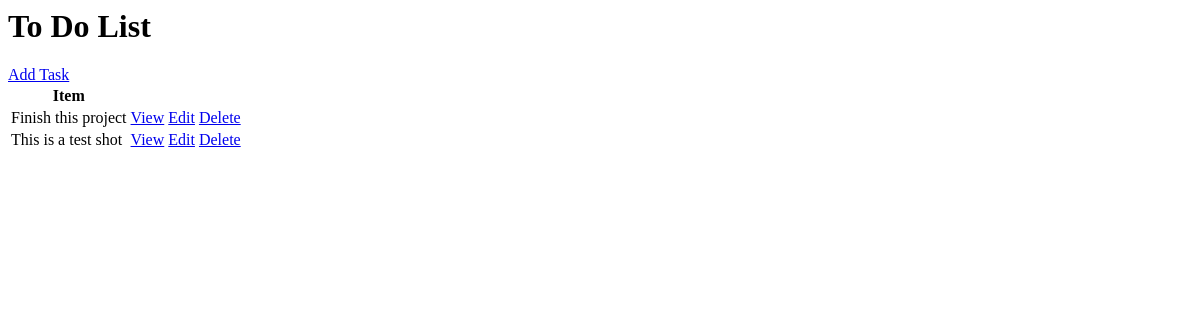
Before: / with the older database file.
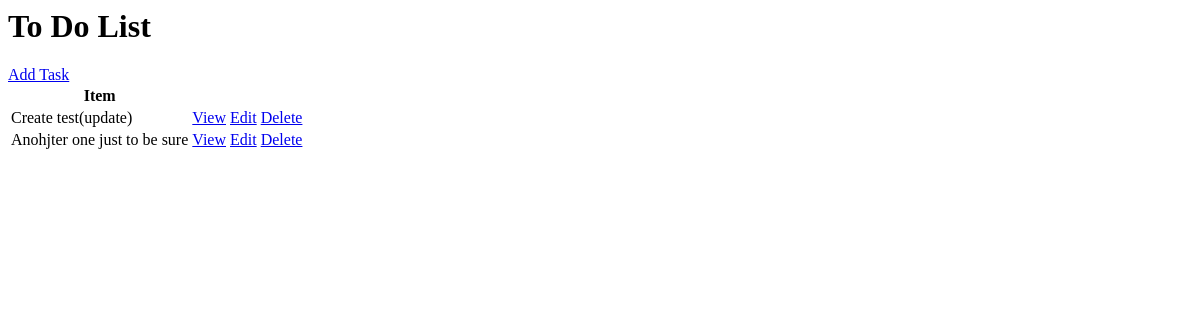
After: the same page with the newer database file.
### Base/models.py (models this page shows, shortened)
class Task(models.Model):
    user= models.ForeignKey(User,on_delete=models.CASCADE,null=True,blank=True)
    title= models.CharField(max_length=250)
    description= models.TextField(null=True,blank=True)
    complete= models.BooleanField(default=False)
    create=models.DateTimeField(auto_now_add=True)
    class Meta:
        ordering=['complete']

### Base/views.py (the view)
# urls.py: path('',TaskList.as_view(),name='Tasks'),
class TaskList(ListView):
    model=Task
    context_object_name="Tasks"

### Base/templates/Base/task_list.html
<h1> To Do List</h1>
<a href="{%url 'Create'%}">Add Task</a>
<table>
    <tr>
        <th>Item</th>
        <th></th>
    </tr>
    {% for task in Tasks%}
    <tr>
        <td>{{task.title}}</td>
        <td><a href="{%url 'Detail' task.id%}">View</a></td>
        <td><a href="{%url 'Update' task.id%}">Edit</a></td>
        <td><a href="{%url 'Delete' task.id%}">Delete</a></td>
    </tr>
    {%empty%}
        <h2>Empty List</h2>
    {%endfor%}
</table>

Changed rows visible on the page:
removed Task: title "Finish this project"
removed Task: title "This is a test shot"
added Task: title "Create test(update)"
added Task: title "Anohjter one just to be sure"
